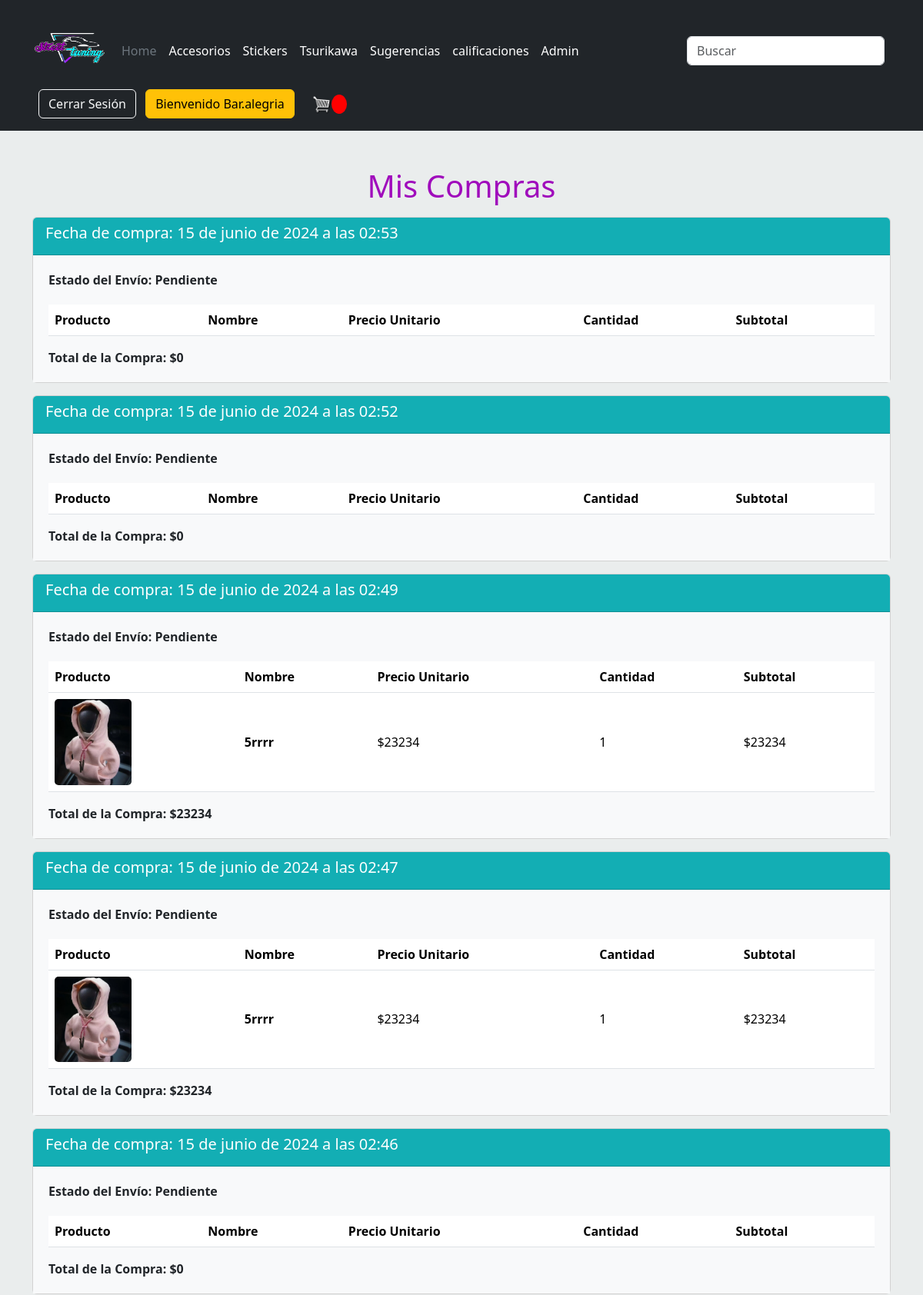
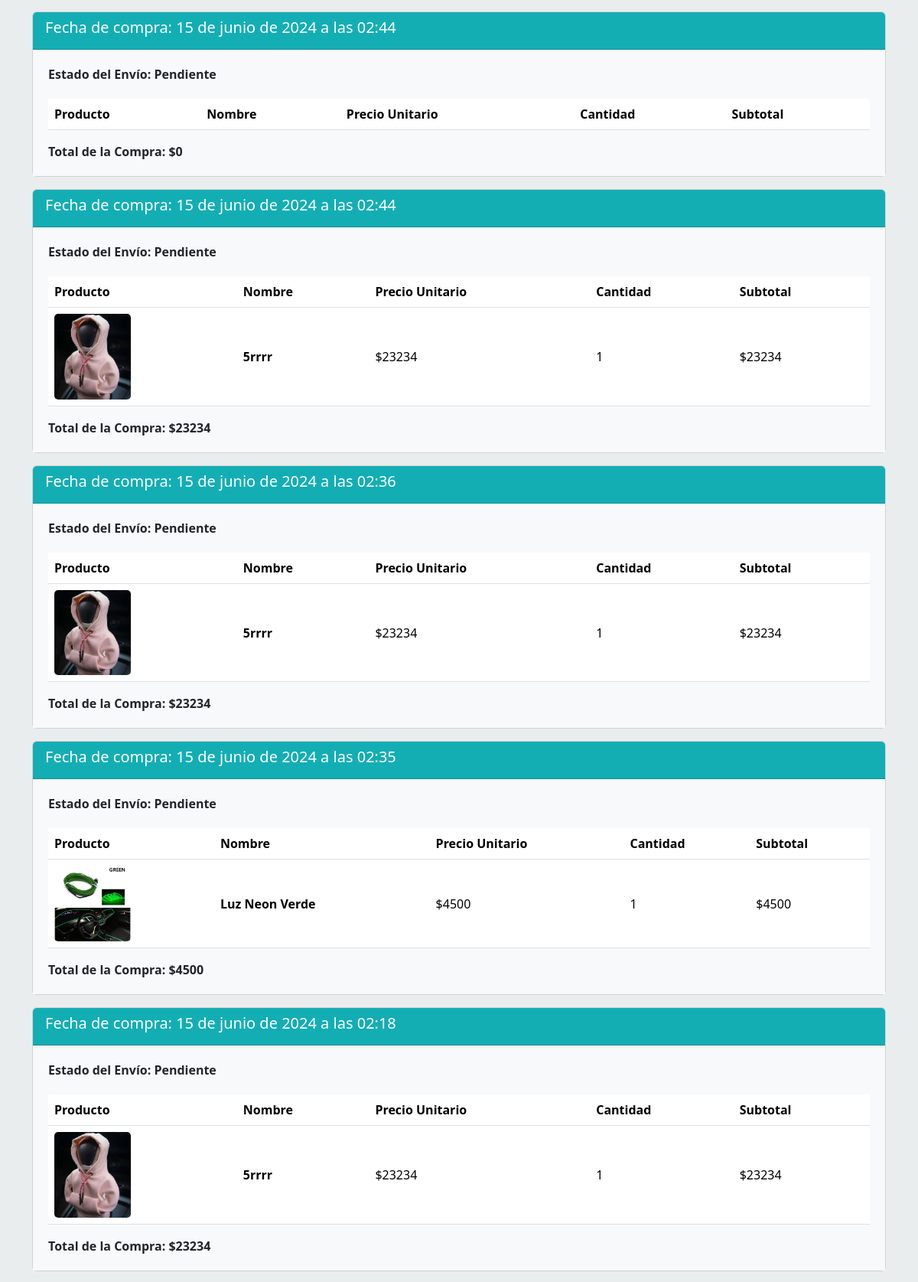
The page /misCompras/ (signed in, upper part) on the database its author committed (2 pictures, top to bottom).
### appweb/models.py (models this page shows, shortened)
class Orden(models.Model):
    cliente= models.ForeignKey(Cliente ,on_delete=models.CASCADE, blank=True, null=True)
    fecha_orden= models.DateTimeField(auto_now_add=True)
    complete =  models.BooleanField(default=False, null=True, blank=True)
    transaccion_id= models.UUIDField(primary_key=True, default=uuid.uuid4, editable=False)
    @property
    def get_carrito_total(self):
        ordenItems = self.ordenitem_set.all()
        total= sum([item.get_total for item in ordenItems])
        return total
    @property
    def get_carrito_items(self):
        ordenItems = self.ordenitem_set.all()
        total= sum([item.cantidadProducto for item in ordenItems])
        return total

class DireccionEnvio(models.Model):
    id = models.UUIDField(primary_key=True, default=uuid.uuid4, editable=False)
    cliente = models.ForeignKey(Cliente, on_delete=models.CASCADE, blank=True, null=True)
    orden = models.ForeignKey(Orden, on_delete=models.CASCADE, blank=True, null=True)
    direccion = models.CharField(max_length=200, null=False)
    ciudad = models.CharField(max_length=200, null=False)
    comuna = models.CharField(max_length=200, null=False)
    codigoPostal = models.CharField(max_length=200, null=False)
    fecha_agregado = models.DateTimeField(auto_now_add=True)
    Estado = models.CharField(max_length=50, default='Pendiente')
    recibido = models.CharField(max_length=200, null=True)

class Producto(models.Model):
    id_producto = models.UUIDField(primary_key=True, default=uuid.uuid4, editable=False)
    nombre = models.CharField(max_length=4000)
    cantidad = models.IntegerField()
    precio = models.IntegerField()
    categoria = models.ForeignKey(Categoria, on_delete=models.CASCADE)
    foto = models.ImageField(upload_to="producto",null=True)

### appweb/views.py (the view)
# urls.py: path('misCompras/',views.misCompras, name='misCompras'),
@login_required
def misCompras(request):
    cliente = Cliente.objects.filter(usuario=request.user, orden__complete=True).distinct().first()
    if not cliente:
        return HttpResponse("No hay órdenes completadas para mostrar.")
    ordenes_cliente = Orden.objects.filter(cliente=cliente, complete=True).order_by('-fecha_orden')
    ordenes_detalle = []
    for orden in ordenes_cliente:
        items = orden.ordenitem_set.all()
        direccion_envio = DireccionEnvio.objects.filter(orden=orden).first()
        productos_detalle = [{
            'nombre_producto': item.Producto.nombre,
            'precio_unitario': item.Producto.precio,
            'cantidad': item.cantidadProducto,
            'subtotal': item.get_total,
            'foto_url': item.Producto.foto.url if item.Producto.foto else None
        } for item in items]
        ordenes_detalle.append({
            'fecha': orden.fecha_orden,
            'productos': productos_detalle,
            'estado_envio': direccion_envio.Estado if direccion_envio else 'No disponible',
            'total_orden': orden.get_carrito_total
        })
    return render(request, 'misCompras.html', {
        'cliente': cliente.nombre + " " + cliente.apellido,
        'email': cliente.usuario.email,
        'ordenes_detalle': ordenes_detalle
    })

### appweb/context_processors.py (called while the page is built)
def carrito_items(request):
    if request.user.is_authenticated:
        try:
            cliente = Cliente.objects.get(usuario=request.user)
            orden, created = Orden.objects.get_or_create(cliente=cliente, complete=False)
            carritoItems = orden.get_carrito_items
        except Cliente.DoesNotExist:
            carritoItems = 0
    else:
        carritoItems = 0
    return {'carritoItems': carritoItems}

### appweb/models.py (called while the page is built)
    @property
    def get_total(self):
        total = self.Producto.precio * self.cantidadProducto
        return total

### appweb/templates/misCompras.html (shortened to what this page needs)
{% extends 'base.html' %}
{% load static %}
{% block contenido %}
<link rel="stylesheet" type="text/css" href="{% static 'css/style.css' %}">
<div class="container mt-5">
    <h1 class="catalog-item-title">Mis Compras</h1>
    {% for orden in ordenes_detalle %}
        <div class="card my-3">
            <div class="card-header">
                <h5>Fecha de compra: {{ orden.fecha }}</h5>
            </div>
            <div class="card-body">
                <table class="table">
                    <thead>
                        <tr>
                            <th>Producto</th>
                            <th>Nombre</th>
                            <th>Precio Unitario</th>
                            <th>Cantidad</th>
                            <th>Subtotal</th>
                        </tr>
                    </thead>
                    <tbody>
                    {% for producto in orden.productos %}
                        <tr>
                            <td>
                                <div class="product-details">
                                    <img src="{{ producto.foto_url }}" alt="{{ producto.nombre_producto }}" class="product-image">
                                </div>
                            </td>
                            <td><span class="product-name">{{ producto.nombre_producto }}</span></td>
                            <td>${{ producto.precio_unitario }}</td>
                            <td>{{ producto.cantidad }}</td>
                            <td>${{ producto.subtotal }}</td>
                        </tr>
                    {% endfor %}
                    <span class="product-name">Estado del Envío: {{ orden.estado_envio }}</span>
                    </tbody>
                </table>
                <span class="product-name">Total de la Compra: ${{ orden.total_orden }}</span>
            </div>
        </div>
    {% empty %}
        <p>No tienes órdenes completadas.</p>
    {% endfor %}
</div>
{% endblock %}

### appweb/templates/base.html (shortened to what this page needs)
<!DOCTYPE html>
<html lang="en">
<head>
  <link href="https://cdn.jsdelivr.net/npm/bootstrap@5.3.3/dist/css/bootstrap.min.css" rel="stylesheet"
>
    <link rel="stylesheet" href="https://cdnjs.cloudflare.com/ajax/libs/font-awesome/4.7.0/css/font-awesome.min.css">
  {% load static %}
  <link rel="stylesheet" type="text/css" href="{% static 'css/style.css' %}">
  <link href="https://cdn.jsdelivr.net/npm/bootstrap-icons@1.8.0/font/bootstrap-icons.css" rel="stylesheet">
  <link rel="stylesheet" href="https://cdnjs.cloudflare.com/ajax/libs/font-awesome/4.7.0/css/font-awesome.min.css">
</head>
<body style="background-color:#EAEDED ;">
  <header class="p-3 text-bg-dark">
    <div class="container">
      <div class="d-flex flex-wrap align-items-center justify-content-center justify-content-lg-start">
        <a href="{% url 'home' %}" class="d-flex align-items-center mb-2 mb-lg-0 text-white text-decoration-none">
          <img src="{% static 'imagenes/logotienda.png' %}" class="bi me-2" width="100" height="100" />
        </a>
        <ul class="nav col-12 col-lg-auto me-lg-auto mb-2 justify-content-center mb-md-0">
          <li><a href="{% url 'home' %}" class="nav-link px-2 text-secondary">Home</a></li>
          <li><a href="{% url 'pagAccesorios' %}" class="nav-link px-2 text-white">Accesorios</a></li>
          <li><a href="{% url 'pagStickers' %}" class="nav-link px-2 text-white">Stickers</a></li>
          <li><a href="{% url 'pagTsurikawa' %}" class="nav-link px-2 text-white">Tsurikawa</a></li>
          <li><a href="{% url 'pagOpiniones' %}" class="nav-link px-2 text-white">Sugerencias</a></li>
          <li><a href="{% url 'calificaciones' %}" class="nav-link px-2 text-white">calificaciones</a></li>
          {% if user.is_authenticated %}
            {% if user.groups.all|length > 0 %}
              {% for group in user.groups.all %}
                {% if group.name == "administrador" %}
                  <li><a href="{% url 'pagAdmin' %}" class="nav-link px-2 text-white">Admin</a></li>
                {% endif %}
              {% endfor %}
            {% endif %}
          {% endif %}
        </ul>
        <form class="d-flex">
          <input id="buscador" name="buscador" class="form-control me-2" type="search" placeholder="Buscar"
            aria-label="Buscar">
        </form>
        <div class="mx-2">
          <ul class="navbar-nav">
            <li class="nav-item">
              {% if user.is_authenticated %}
              <a href="{% url 'logout' %}" class="btn btn-outline-light me-2">Cerrar Sesión</a>
              <button type="button" class="btn btn-warning">Bienvenido {{user.username}}</button>
              {% else %}
              <a href="{% url 'login' %}" class="btn btn-outline-light">Iniciar Sesión</a>
              {% endif %}
            </li>
          </ul>
        </div>
        <a href="{% url 'carrito' %}">
          <img id="cart-icon" src="{% static 'imagenes/cart.png' %}" alt="Carrito de compras">
        </a>
        <span id="cart-total"></span>
      </div>
    </div>
  </header>
  <main>
    <div id="contenido">
      {% block contenido %}
      {% endblock %}
    </div>
  </main>
</body>
</html>

### appweb/static/css/style.css (style rules this page uses)
#cart-icon { width:25px; display: inline-block; margin-left: 15px; }
#cart-total { display: block; text-align: center; color:#fff; background-color: red; width: 20px; height: 25px; border-radius: 50%; font-size: 14px; }
.catalog-item-title { text-align: center; color: #A00CBC; margin-top: 10px; }

### appweb/templates/misCompras.html (style rules this page uses)
.card-header, .card-footer { background-color: #13AEB4; color: white; font-weight: bold; }
.card-body { background-color: #f8f9fa; padding: 20px; }
.product-image { width: 100px; height: auto; border-radius: 5px; }
.product-details { display: flex; align-items: center; }
.product-name { font-weight: bold; margin-right: 10px; }
.table { margin-top: 20px; }
.table th, .table td { vertical-align: middle; }

### rows shown on the page
Orden: fecha "15 de junio de 2024 a las 02:53"
DireccionEnvio: estado_envio "Pendiente"
Orden: fecha "15 de junio de 2024 a las 02:52"
DireccionEnvio: estado_envio "Pendiente"
Orden: fecha "15 de junio de 2024 a las 02:49"
Producto: nombre_producto "5rrrr" "5rrrr" "5rrrr" "5rrrr" "5rrrr"
DireccionEnvio: estado_envio "Pendiente"
Orden: fecha "15 de junio de 2024 a las 02:47"
DireccionEnvio: estado_envio "Pendiente"
Orden: fecha "15 de junio de 2024 a las 02:46"
DireccionEnvio: estado_envio "Pendiente"
Orden: fecha "15 de junio de 2024 a las 02:44"
DireccionEnvio: estado_envio "Pendiente"
Orden: fecha "15 de junio de 2024 a las 02:44"
DireccionEnvio: estado_envio "Pendiente"
Orden: fecha "15 de junio de 2024 a las 02:36"
DireccionEnvio: estado_envio "Pendiente"
Orden: fecha "15 de junio de 2024 a las 02:35"
Producto: nombre_producto "Luz Neon Verde"
DireccionEnvio: estado_envio "Pendiente"
Orden: fecha "15 de junio de 2024 a las 02:18"
DireccionEnvio: estado_envio "Pendiente"

### other values the page prints
{{ user.username }} "Bar.alegria"
{{ orden.total_orden }} "0" "0" "23234" "23234" "0" "0" "23234" "23234" "4500" "23234"
{{ producto.precio_unitario }} "23234" "23234" "23234" "23234" "4500" "23234"
{{ producto.cantidad }} "1" "1" "1" "1" "1" "1"
{{ producto.subtotal }} "23234" "23234" "23234" "23234" "4500" "23234"
